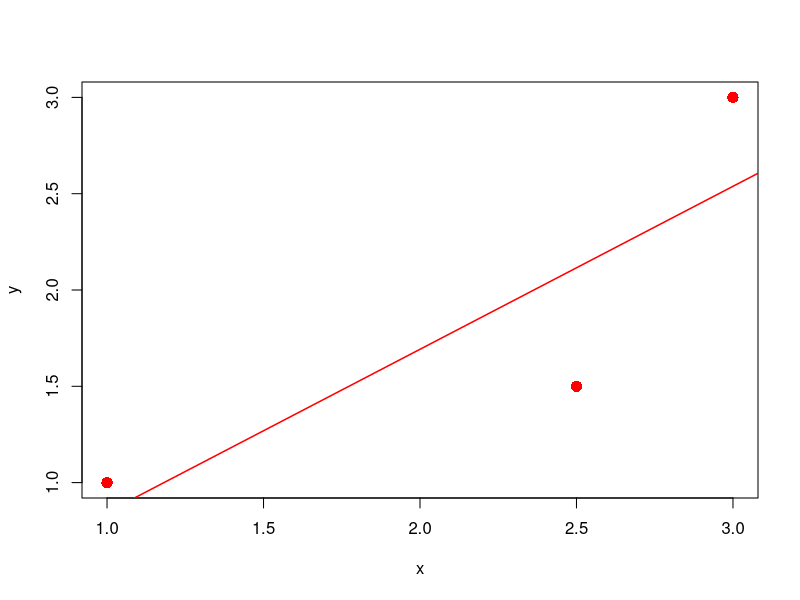

Generate this figure with R: (Note: this script raises an error after producing the figure.)
#set.seed(123)
#x <- runif(1000, -5, 5)
#y <- x + rnorm(1000) + 3

x <- c(1, 2.5, 3)
y <- c(1, 1.5, 3)

plot(x,y,pch=16,cex=1.5, col="red",
     xlab = "x",ylab="y")
reg1 <- lm(y ~ x)

#LSE
reg1$coefficients
abline(reg1,col="red",lwd=1.5)

# 비용함수
cost <- function(X, y, w) {
  sum( (X %*% w - y)^2 ) / (2*length(y))
}

# 벡터, 행렬로 표현
x <- cbind(1,matrix(x))
y <- as.matrix(y)

# 학습률, 반복횟수
alpha <- 0.07
num_iters <- 1000

# cost, w 저장
cost_history <- double(num_iters)
w_history <- list(num_iters)

# 초기화
w <- matrix(c(0,0), nrow=2)

# gradient descent
for (i in 1:num_iters) {
  error <- (x %*% w - y)
  delta <- t(X) %*% error
  w <- w - alpha * delta / length(y)
  cost_history[i] <- cost(X, y, w)
  w_history[[i]] <- w
  print(c(as.vector(w),cost(X, y, w)))
  Sys.sleep(0.02)
}

plot(cost_history, type='l', col='blue', lwd=2, ylab='C(w)', xlab='Iterations')

set.seed(123)
x <- runif(1000, -5, 5)
y <- x + rnorm(1000) + 3

plot(x,y,pch=16,cex=1.5, col=rgb(0.2,0.4,0.6,0.4),
     xlab = "x",ylab="y")
reg1 <- lm(y ~ x)
abline(reg1,col="red",lwd=1.5)

# 비용함수
cost <- function(X, y, w) {
  sum( (X %*% w - y)^2 ) / (2*length(y))
}

# 벡터, 행렬로 표현
X <- cbind(1,matrix(x))
y <- as.matrix(y)

# 학습률, 반복횟수
alpha <- 0.01
num_iters <- 1000

# cost, w 저장
cost_history <- double(num_iters)
w_history <- list(num_iters)

# 초기화
w <- matrix(c(0,0), nrow=2)

# gradient descent
for (i in 1:num_iters) {
  error <- (X %*% w - y)
  delta <- t(X) %*% error
  w <- w - alpha * delta / length(y)
  cost_history[i] <- cost(X, y, w)
  w_history[[i]] <- w
  print(c(as.vector(w),cost(X, y, w)))
  Sys.sleep(0.02)
}

# 경사하강법 시각화
plot(x,y,pch=16,cex=1.5, col=rgb(0.2,0.4,0.6,0.4),
     xlab = "x",ylab="y")
for (i in c(1,3,6,10,14, seq(20, num_iters, by=10))) {
  abline(coef=w_history[[i]],
         col=rgb(0.8,0,0,0.3))
}
abline(coef=w, col='blue', lwd=3)

# cost 변화
plot(cost_history, type='l', col='blue', lwd=2, 
     ylab='C(w)', xlab='Iterations')


set.seed(1)
x1 <- sample(2:30, 25)
set.seed(2)
x2 <- sample(6:14, 25, replace = T)
set.seed(3)
y <- round(2.341 + 1.6159*x1 + 1.5*x2 + rnorm(25,0,1),2)
df1 <- data.frame(x1,x2,y)
View(df1)
reg2 <- lm(y ~ x1 + x2)

# 비용함수
cost <- function(X, y, w) {
  sum( (X %*% w - y)^2 ) / (2*length(y))
}

# 벡터, 행렬로 표현
X <- cbind(1,x1,x2)
y <- as.matrix(y)

# 학습률, 반복횟수
alpha <- 0.004
num_iters <- 20000

# cost, w 저장
cost_history <- double(num_iters)
w_history <- list(num_iters)

# 초기화
w <- matrix(c(2,3,4), nrow=3)

# gradient descent
for (i in 1:num_iters) {
  error <- (X %*% w - y)
  delta <- t(X) %*% error
  w <- w - alpha * delta / length(y)
}
print(c(as.vector(w),cost(X, y, w)))
print(reg2)

# 로지스틱 회귀분석
set.seed(11)
x <- round(c(runif(20,0,6), runif(20,5,9)), 2)
y <- rep(c(0,1),each=20)
df <- data.frame(x,y)
df <- df[sample(1:40,40),]
row.names(df) <- 1:40

x <- df$x
y <- df$y
plot(x,y,pch=16,cex=2)
abline(h=0.5, col="gray")

f <- function(x) 1/(1+exp(-x)) # 로지스틱 함수
X <- cbind(1,matrix(x))
y <- matrix(y)
w1 <- 0
w0 <- 0
w <- matrix(c(w0,w1))
alpha <- 0.2

for(i in 1:100000){
  gradient <- 1/length(y) * t(X) %*% (matrix(apply(X %*% w,1,f))-y)
  w <- w - alpha*gradient
}
w

curve(1/(1+exp(-(w[1]+w[2]*x))),
      min(x),max(x),
      ylab = "y", add=T, lwd=2, col="red")

x_new <- 7
abline(v=x_new,lty=3,col="blue")
1/(1+exp(-(w[1]+w[2]*x_new)))
abline(h=1/(1+exp(-(w[1]+w[2]*x_new))),lty=3,col="blue")


# glm 함수 이용
lreg <- glm(y ~ x, family = "binomial")
w0 <- unname(lreg$coefficients[1])
w1 <- unname(lreg$coefficients[2])
w0
w1
